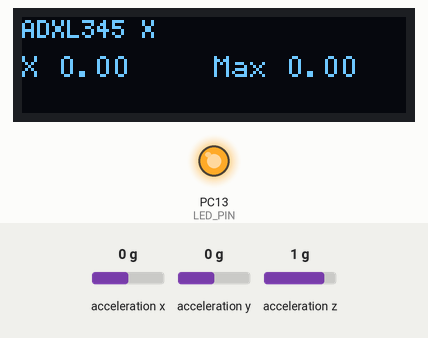
A program run on a simulated STM32 Blue Pill. Shown: 128×32 one-colour display, output pins drawn as LEDs (lit = HIGH). The test bench sets the inputs (shaded band); at power-on: acceleration x 0 g, acceleration y 0 g, acceleration z 1 g. What the program prints to the serial monitor is not drawn.

Above: at 1.5 s.
1.6 s: acceleration x set to -1.4 g
At 2.4 s:
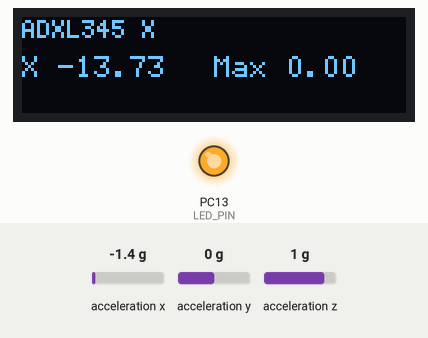
3.1 s: acceleration x set to -0.8 g
At 3.6 s:
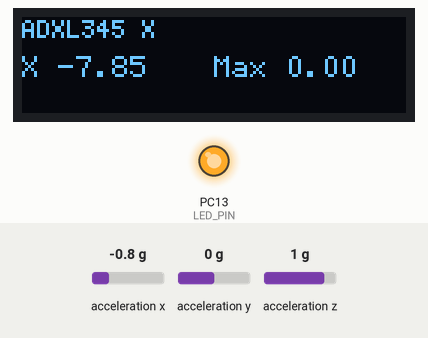
4.6 s: acceleration x set to -1.4 g
At 5.9 s:
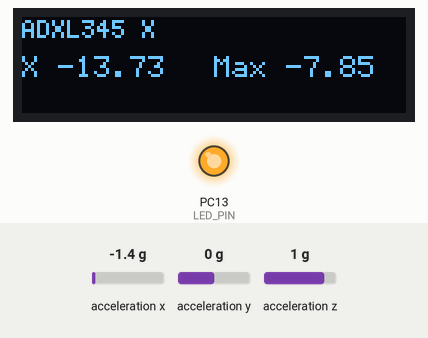
Timing chart, 0 to 7.6 s (numbered marks = the images above; inputs shaded):
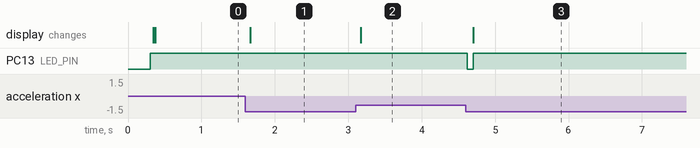

The program:

main.cpp
```cpp
#include <Arduino.h>
#include <Wire.h>
#include <Adafruit_Sensor.h>
#include <Adafruit_ADXL345_U.h>
#include <U8g2lib.h>

// Пины I2C по умолчанию:
// ESP32-C3: SDA=5, SCL=6.
// STM32F103C8T6: SDA=PB7, SCL=PB6.
#ifndef I2C_SDA_PIN
#if defined(ARDUINO_ARCH_STM32)
#define I2C_SDA_PIN PB7
#else
#define I2C_SDA_PIN 5
#endif
#endif

#ifndef I2C_SCL_PIN
#if defined(ARDUINO_ARCH_STM32)
#define I2C_SCL_PIN PB6
#else
#define I2C_SCL_PIN 6
#endif
#endif

#ifndef OLED_ADDR_7BIT
#define OLED_ADDR_7BIT 0x3C
#endif

#ifndef ADXL345_ADDR_7BIT
#define ADXL345_ADDR_7BIT 0x53
#endif

// Берем встроенный светодиод, если он описан в выбранной плате.
// Иначе используем внешний светодиод на GPIO 8.
#ifndef LED_BUILTIN
static constexpr uint8_t LED_PIN = 8;
#else
static constexpr uint8_t LED_PIN = LED_BUILTIN;
#endif

// На STM32F103C8T6 встроенный светодиод на PC13 обычно включается уровнем LOW.
#ifndef LED_ACTIVE_LOW
#if defined(ARDUINO_ARCH_STM32)
#define LED_ACTIVE_LOW 1
#else
#define LED_ACTIVE_LOW 0
#endif
#endif

// Выбор OLED. DISPLAY_72X40=1 нужен для маленького ESP32-C3 OLED 72x40.
// Для обычного SSD1306 0.91" 128x32 ставим DISPLAY_72X40=0.
#ifndef DISPLAY_72X40
#define DISPLAY_72X40 1
#endif

#if DISPLAY_72X40
U8G2_SSD1306_128X64_NONAME_F_HW_I2C display(U8G2_R0, U8X8_PIN_NONE, I2C_SCL_PIN, I2C_SDA_PIN);
static constexpr int16_t DRAW_X_OFFSET = 28;
static constexpr int16_t DRAW_Y_OFFSET = 0;
#else
U8G2_SSD1306_128X32_UNIVISION_F_HW_I2C display(U8G2_R0, U8X8_PIN_NONE, I2C_SCL_PIN, I2C_SDA_PIN);
static constexpr int16_t DRAW_X_OFFSET = 0;
static constexpr int16_t DRAW_Y_OFFSET = 0;
#endif

Adafruit_ADXL345_Unified accel = Adafruit_ADXL345_Unified(12345);

// Значения в m/s^2. Если светодиод реагирует на шум, увеличьте PEAK_MIN_RISE.
static constexpr float PEAK_MIN_RISE = 0.25f;
static constexpr float PEAK_DROP = 0.15f;
static constexpr uint32_t SAMPLE_PERIOD_MS = 50;
static constexpr uint32_t LED_PULSE_MS = 80;
static constexpr uint32_t SCREEN_PERIOD_MS = 100;

// Состояние простого детектора пиков по оси X.
float xNow = 0.0f;
float xMax = 0.0f;
float xValley = 0.0f;
float xPeakCandidate = 0.0f;
bool haveSample = false;
bool risingToPeak = false;
uint32_t ledOffAtMs = 0;
uint32_t lastSampleMs = 0;
uint32_t lastScreenMs = 0;
bool adxlOk = false;

static void startPulse() {
  digitalWrite(LED_PIN, LED_ACTIVE_LOW ? LOW : HIGH);
  ledOffAtMs = millis() + LED_PULSE_MS;
}

static void drawStatus(const char *status) {
  display.clearBuffer();
  display.setFont(u8g2_font_5x7_tf);
  display.setCursor(DRAW_X_OFFSET, DRAW_Y_OFFSET + 7);
  display.print(status);

  display.setFont(u8g2_font_6x12_tf);
  display.setCursor(DRAW_X_OFFSET, DRAW_Y_OFFSET + 20);
  display.print("X ");
  display.print(xNow, 2);

#if DISPLAY_72X40
  display.setCursor(DRAW_X_OFFSET, DRAW_Y_OFFSET + 34);
#else
  display.setCursor(DRAW_X_OFFSET + 64, DRAW_Y_OFFSET + 20);
#endif
  display.print("Max ");
  display.print(xMax, 2);
  display.sendBuffer();
}

static void scanI2cToSerial() {
  Serial.println("I2C scan:");
  for (uint8_t addr = 1; addr < 127; addr++) {
    Wire.beginTransmission(addr);
    if (Wire.endTransmission() == 0) {
      Serial.print("  found 0x");
      if (addr < 16) {
        Serial.print('0');
      }
      Serial.println(addr, HEX);
    }
  }
}

static void updatePeakDetector(float value) {
  // Первый замер только инициализирует базовые уровни, пика еще нет.
  if (!haveSample) {
    haveSample = true;
    xValley = value;
    xPeakCandidate = value;
    xMax = value;
    return;
  }

  if (!risingToPeak) {
    // Пока не растем к пику, запоминаем самую низкую точку.
    if (value < xValley) {
      xValley = value;
    }

    // Рост от впадины больше порога считаем началом нового пика.
    if (value >= xValley + PEAK_MIN_RISE) {
      risingToPeak = true;
      xPeakCandidate = value;
    }
    return;
  }

  // На подъеме обновляем кандидата в пик.
  if (value > xPeakCandidate) {
    xPeakCandidate = value;
  }

  // Когда значение достаточно упало от кандидата, фиксируем пик.
  if (value <= xPeakCandidate - PEAK_DROP) {
    xMax = xPeakCandidate;
    risingToPeak = false;
    xValley = value;
    xPeakCandidate = value;

    startPulse();
    Serial.print("X peak max: ");
    Serial.println(xMax, 3);
  }
}

void setup() {
  Serial.begin(115200);
  delay(300);

  pinMode(LED_PIN, OUTPUT);
  digitalWrite(LED_PIN, LED_ACTIVE_LOW ? HIGH : LOW);

#if defined(ARDUINO_ARCH_STM32)
  Wire.setSDA(I2C_SDA_PIN);
  Wire.setSCL(I2C_SCL_PIN);
  Wire.begin();
#else
  Wire.begin(I2C_SDA_PIN, I2C_SCL_PIN);
#endif
  Wire.setClock(400000);

  display.setI2CAddress(OLED_ADDR_7BIT << 1);
  display.begin();
  drawStatus("Starting");

  adxlOk = accel.begin(ADXL345_ADDR_7BIT);
  if (adxlOk) {
    accel.setRange(ADXL345_RANGE_16_G);
    accel.setDataRate(ADXL345_DATARATE_100_HZ);
    drawStatus("ADXL OK");
  } else {
    drawStatus("No ADXL");
    Serial.println("ADXL345 not found. Check VCC/GND/SDA/SCL and address 0x53 or 0x1D.");
    scanI2cToSerial();
  }
}

void loop() {
  const uint32_t now = millis();

  if (ledOffAtMs != 0 && static_cast<int32_t>(now - ledOffAtMs) >= 0) {
    digitalWrite(LED_PIN, LED_ACTIVE_LOW ? HIGH : LOW);
    ledOffAtMs = 0;
  }

  if (adxlOk && now - lastSampleMs >= SAMPLE_PERIOD_MS) {
    lastSampleMs = now;

    sensors_event_t event;
    accel.getEvent(&event);
    xNow = event.acceleration.x;
    updatePeakDetector(xNow);
  }

  if (now - lastScreenMs >= SCREEN_PERIOD_MS) {
    lastScreenMs = now;
    drawStatus(adxlOk ? "ADXL345 X" : "No ADXL");
  }
}
```

Measured:
- after the input at 1.6 s, the display: changes after 0.07 s (image 1)
- after the input at 3.1 s, the display: changes after 0.07 s (image 2)
- after the input at 4.6 s, PC13 (LED_PIN): HIGH → LOW at once, → HIGH 0.08 s later; the display: changes after 0.10 s (image 3)
